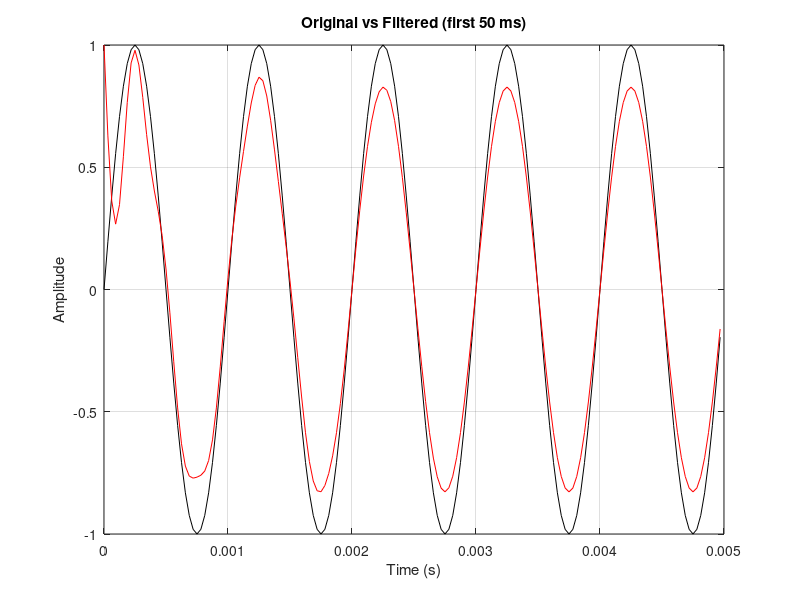

Source code (MATLAB):
clc
clear all
close all

% Generate a single-tone signal with high-frequency noise
fs = 32000;        % sampling frequency (Hz)
t = 0:1/fs:2-1/fs; % 1 second duration
f_tone = 1000;     % tone frequency (Hz)

% Pure tone
tone = sin(2*pi*f_tone*t);

% High-frequency noise (band-limited white noise around high frequencies)
hf_center = 8000;          % center of high-frequency noise (Hz)
hf_bw = 6000;               % bandwidth (Hz)
n = length(t);
% Generate white noise and apply bandpass via FFT
noise = randn(1,n);
N = fft(noise);
f = (0:n-1)*(fs/n);
% Construct bandpass mask (two-sided)
mask = zeros(1,n);
% positive freqs
pos_idx = f >= (hf_center - hf_bw/2) & f <= (hf_center + hf_bw/2);
% corresponding negative freqs (wrap)
neg_idx = (f >= fs-(hf_center + hf_bw/2)) & (f <= fs-(hf_center - hf_bw/2));
mask(pos_idx | neg_idx) = 1;
N_filtered = N .* mask;
hf_noise = real(ifft(N_filtered));
% Normalize noise amplitude
hf_noise = hf_noise / std(hf_noise);

% Mix tone and high-frequency noise
noise_level = 0.99; % relative amplitude of noise
signal = tone + noise_level * hf_noise;

% Normalize final signal to avoid clipping
sig = signal / max(abs(signal));
%sound(sig, fs);

% Design parameters
fc = 4000;                % desired cutoff (Hz)
N = 101;                  % filter length (odd for linear phase)
wc = 2*pi*fc/fs;          % digital cutoff (rad/sample)
n = 0:N-1;
m = (N-1)/2;

% Ideal lowpass sinc (normalized)
h_ideal = (sin(wc*(n-m))./(pi*(n-m)));
h_ideal(m+1) = wc/pi;    % handle division by zero

% Window functions
w_rect = ones(1,N);

% Windowed filters
h_rect = h_ideal .* w_rect;

% Filter the signal
y_rect = filtfilt(h_rect,1,sig);      % zero-phase filtering

% Time vectors
t = (0:length(sig)-1)/fs;


% Compare original and filtered signals (zoomed)
figure('Name','Signal Comparison','NumberTitle','off','Units','normalized','Position',[0.1 0.1 0.8 0.6]);
tplot = t(1:min(end,round(0.005*fs))); % first 50 ms
plot(tplot, tone(1:length(tplot)),'k')
hold on
plot(tplot, y_rect(1:length(tplot))/max(y_rect),'r')
xlabel('Time (s)'); ylabel('Amplitude'); title('Original vs Filtered (first 50 ms)')
grid on
